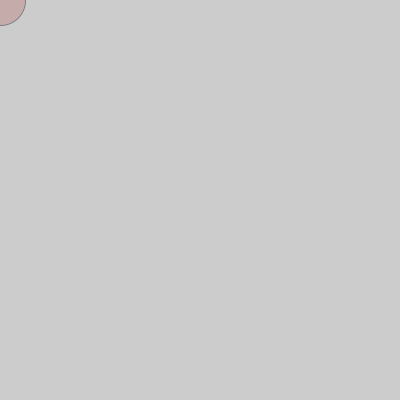
Frame 1 (no input)
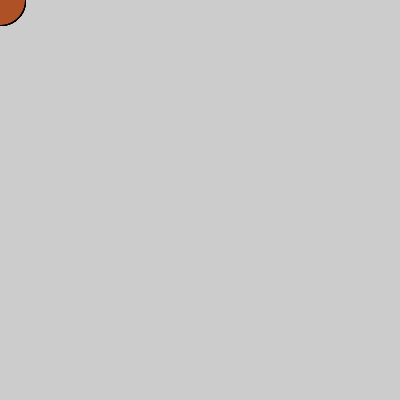
Frame 60 (the mouse pressed at the canvas centre just before this capture)
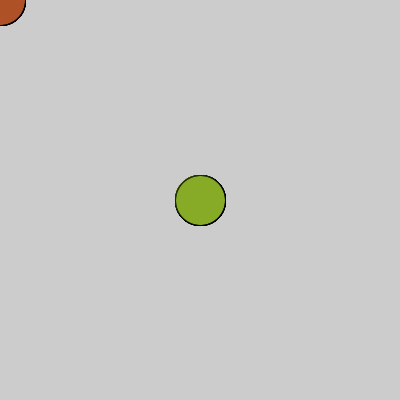
Frame 120 (the mouse held since frame 60 and released just before this capture)

The Processing sketch that drew these frames (run headless with seeded random() and noise(); from frame 60 on, the mouse is pressed at the canvas centre):

// Processing sketch: Infiltration
// ── Infiltration.pde
// On VSCode, run with ctrl + shift + B

int i = 0;

void setup() {
    size(400, 400);
    stroke(0, 0, 0, 100);
    colorMode(HSB);
}

void draw() {
    i++;
    fill(255 * sin(i / 240.0) * sin(i / 240.0), 200, 175, 50);
    ellipse(mouseX, mouseY, 50, 50);
}
